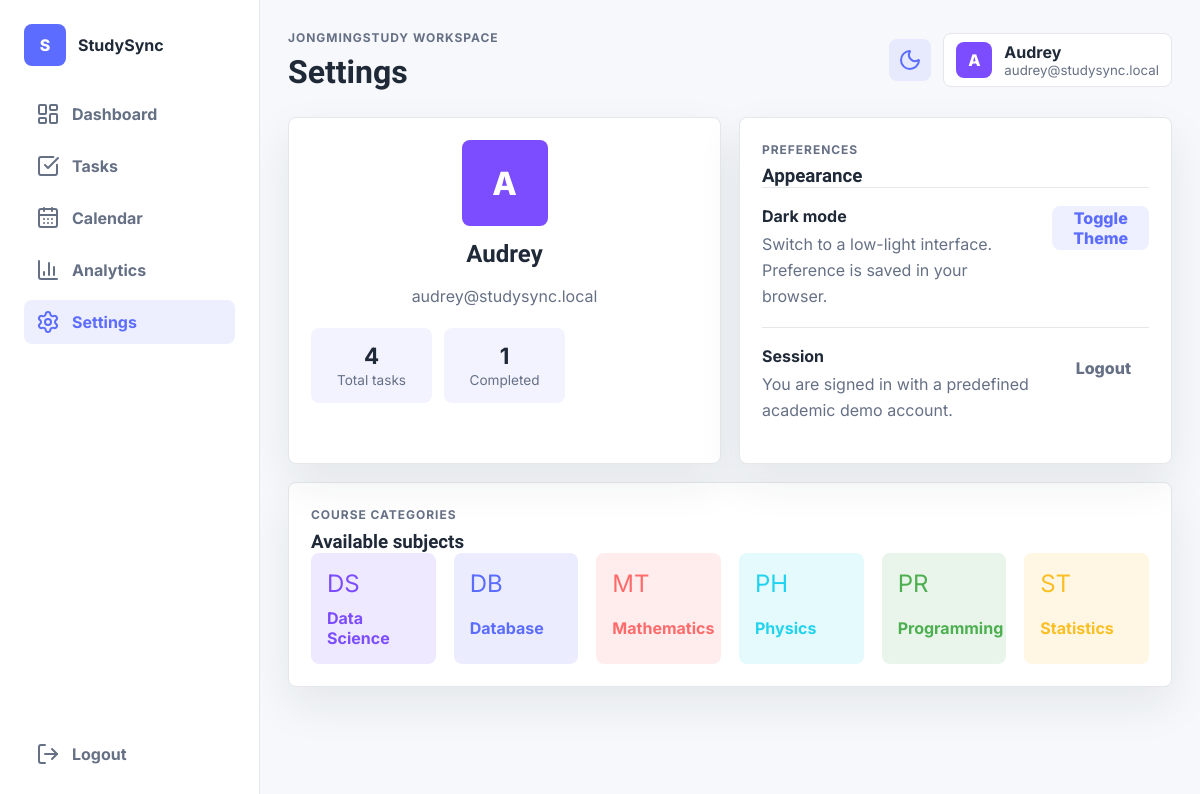
/settings.php (signed in), run on an earlier commit of the app's database.
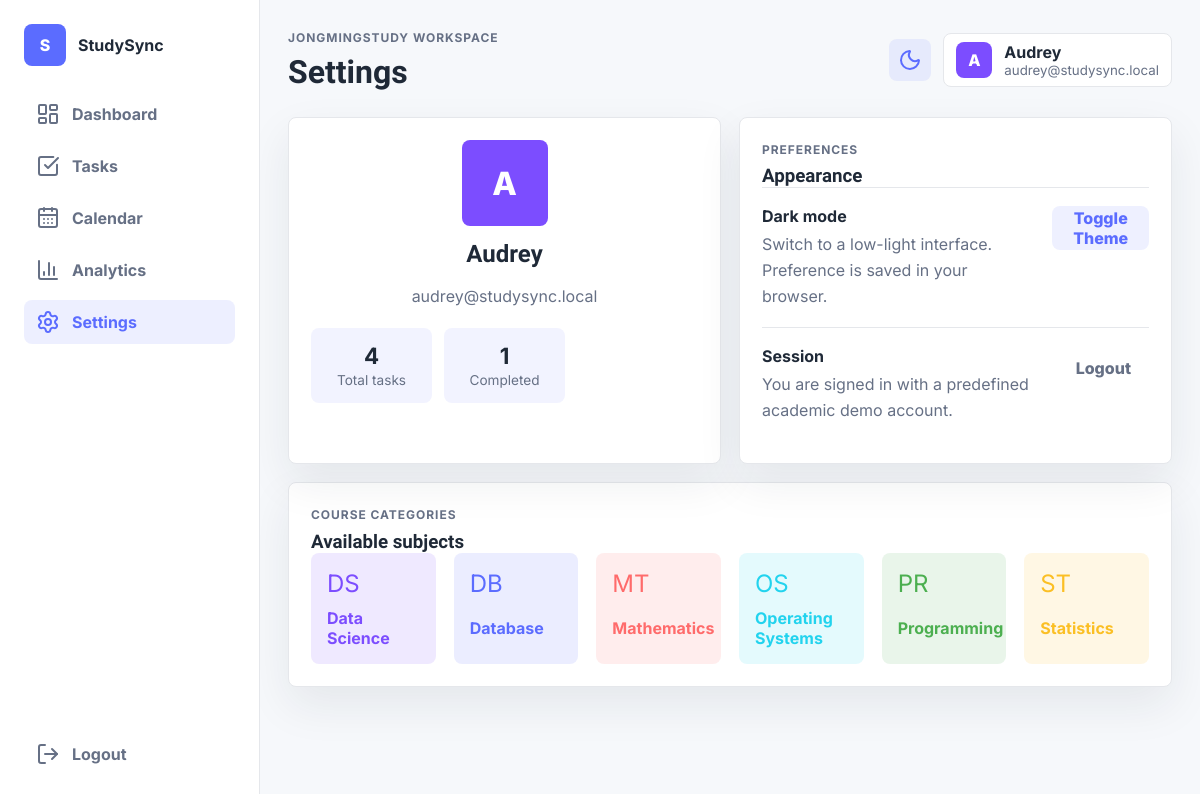
And on a later commit of the database.
### tables this page shows
CREATE TABLE categories (
    id INT AUTO_INCREMENT PRIMARY KEY,
    name VARCHAR(80) NOT NULL UNIQUE,
    icon VARCHAR(10) NOT NULL,
    color VARCHAR(20) NOT NULL
);

### includes/auth.php (called while the page is built, shortened)
<?php
require_once __DIR__ . '/db.php';
function is_logged_in(): bool
{
    return isset($_SESSION['user_id']);
}
function current_user(): ?array
{
    global $pdo;
    $stmt = $pdo->prepare('SELECT id, name, email, avatar_color FROM users WHERE id = ?');
    $stmt->execute([$_SESSION['user_id']]);
    return $stmt->fetch() ?: null;
}

### includes/helpers.php (called while the page is built, shortened)
<?php
function e(string $value): string
{
    return htmlspecialchars($value, ENT_QUOTES, 'UTF-8');
}
function task_status(array $task): string
{
    if ($task['status'] === 'Completed') {
        return 'Completed';
    }
    return $task['status'];
}
function get_user_tasks(PDO $pdo, int $userId): array
{
    $stmt = $pdo->prepare(
        'SELECT tasks.*, categories.name AS category_name, categories.icon, categories.color
         FROM tasks
         JOIN categories ON tasks.category_id = categories.id
         WHERE tasks.user_id = ?
         ORDER BY tasks.deadline ASC'
    );
    $stmt->execute([$userId]);
    return $stmt->fetchAll();
}
function get_categories(PDO $pdo): array
{
    return $pdo->query('SELECT * FROM categories ORDER BY name')->fetchAll();
}

### settings.php (the view, shortened to what this page needs)
<?php
require_once __DIR__ . '/includes/header.php';
$tasks = get_user_tasks($pdo, (int) $user['id']);
$completed = count(array_filter($tasks, fn($task) => task_status($task) === 'Completed'));
?>
<section class="content-grid two-columns">
    <div class="card profile-card-large">
        <div class="profile-avatar" style="background: <?php echo e($user['avatar_color']); ?>"><?php echo e(substr($user['name'], 0, 1)); ?></div>
        <h2><?php echo e($user['name']); ?></h2>
        <p><?php echo e($user['email']); ?></p>
        <div class="stats-row">
            <div><strong><?php echo count($tasks); ?></strong><span>Total tasks</span></div>
            <div><strong><?php echo $completed; ?></strong><span>Completed</span></div>
        </div>
    </div>
    <div class="card settings-card">
        <div class="section-heading">
            <div>
                <p class="eyebrow">Preferences</p>
                <h3>Appearance</h3>
            </div>
        </div>
        <div class="setting-row">
            <div>
                <strong>Dark mode</strong>
                <p>Switch to a low-light interface. Preference is saved in your browser.</p>
            </div>
            <button class="btn btn-secondary" id="settingsThemeToggle" type="button">Toggle Theme</button>
        </div>
        <div class="setting-row">
            <div>
                <strong>Session</strong>
                <p>You are signed in with a predefined academic demo account.</p>
            </div>
            <a class="btn btn-ghost" href="php/logout.php">Logout</a>
        </div>
    </div>
</section>
<section class="card">
    <div class="section-heading">
        <div>
            <p class="eyebrow">Course categories</p>
            <h3>Available subjects</h3>
        </div>
    </div>
    <div class="category-grid">
        <?php foreach (get_categories($pdo) as $category): ?>
            <div class="category-card" style="--tag-color: <?php echo e($category['color']); ?>">
                <span><?php echo e($category['icon']); ?></span>
                <strong><?php echo e($category['name']); ?></strong>
            </div>
        <?php endforeach; ?>
    </div>
</section>
<?php include __DIR__ . '/includes/footer.php'; ?>

What changed in the data, as far as the page shows it:
changed categories: icon "PH" → "OS"; name "Physics" → "Operating Systems"
